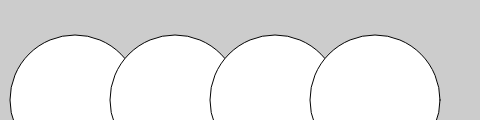
Frame 1 (no input)
Frame 60 (no input): identical to frame 1, image omitted
Frame 120 (the mouse pressed at the canvas centre since frame 60): identical to frame 1, image omitted

The p5.js sketch that drew this single still picture (run headless with seeded random() and noise() and a simulated clock; from frame 60 on, the mouse is pressed at the canvas centre):

// p5.js sketch
// ── sketch.js


var y = 100;
var d = 130;

function setup() {
  createCanvas(480, 120);
}

function draw() {
  background(204);
  ellipse(75, y, d, d); // left
  ellipse(175, y, d, d); //middle
  ellipse(275, y, d, d); //right
  ellipse(375, y, d, d); //extra
}
